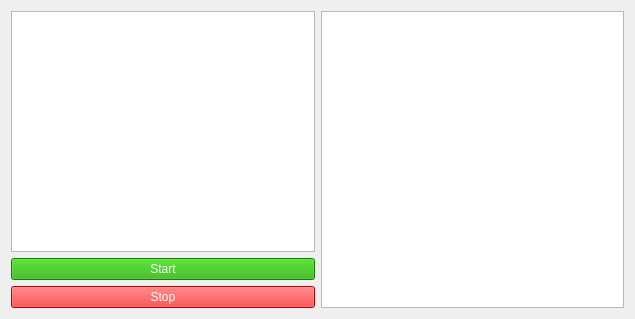
<?xml version="1.0" encoding="UTF-8"?>
<ui version="4.0">
 <class>MainWindow</class>
 <widget class="QMainWindow" name="MainWindow">
  <property name="geometry">
   <rect>
    <x>0</x>
    <y>0</y>
    <width>635</width>
    <height>319</height>
   </rect>
  </property>
  <property name="windowTitle">
   <string>MoRgana server</string>
  </property>
  <widget class="QWidget" name="centralWidget">
   <layout class="QGridLayout" name="gridLayout">
    <item row="2" column="0">
     <widget class="QPushButton" name="stop">
      <property name="styleSheet">
       <string notr="true">background-color: rgb(255, 0, 0);
color: rgb(255, 255, 255);</string>
      </property>
      <property name="text">
       <string>Stop</string>
      </property>
     </widget>
    </item>
    <item row="0" column="0">
     <widget class="QTextBrowser" name="textinfo"/>
    </item>
    <item row="1" column="0">
     <widget class="QPushButton" name="start">
      <property name="styleSheet">
       <string notr="true">background-color: rgb(32, 172, 0);
color: rgb(255, 255, 255);</string>
      </property>
      <property name="text">
       <string>Start</string>
      </property>
     </widget>
    </item>
    <item row="0" column="1" rowspan="3">
     <widget class="QListWidget" name="listWidget"/>
    </item>
   </layout>
  </widget>
 </widget>
 <layoutdefault spacing="6" margin="11"/>
 <resources/>
 <connections/>
</ui>
